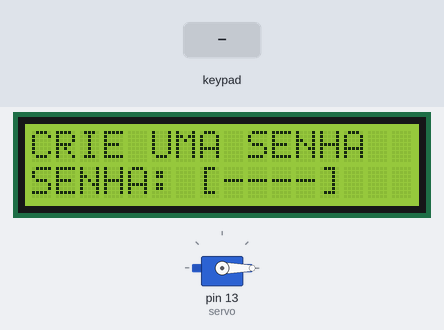
Recording of a sketch running on a simulated Arduino Uno, built with avr-gcc and run on an emulated ATmega328P. Parts: 16×2 character LCD, servo. Inputs (shaded band) come from the test bench.

Above: at 2.2 s.
2.3 s: keypad keys 9 8 7 6 pressed 0.4 s apart
At 5.4 s:
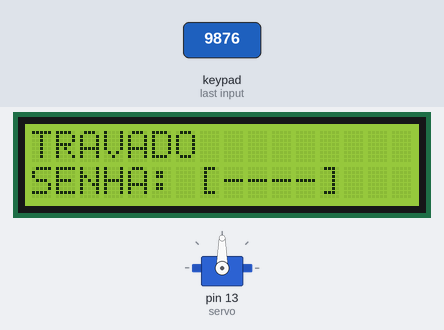
6.0 s: key '1' pressed
At 7.2 s:
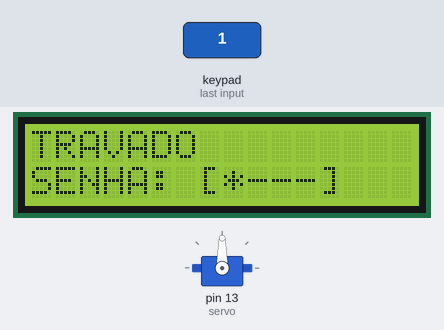
7.5 s: keypad keys 9 8 7 6 # pressed 0.4 s apart
At 10.3 s:
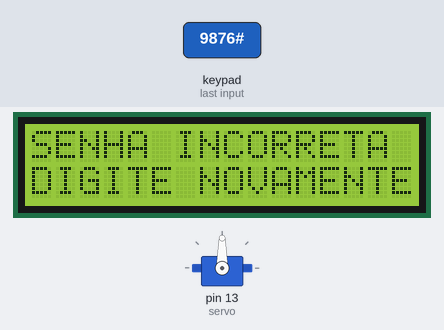
12.5 s: key '2' pressed
At 13.5 s:
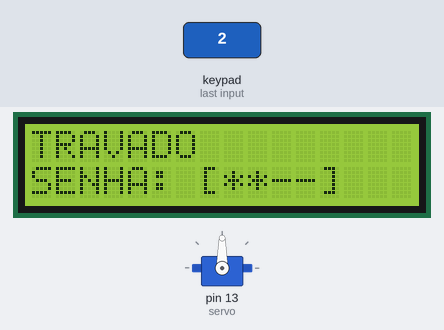
14.0 s: key '3' pressed
At 14.7 s:
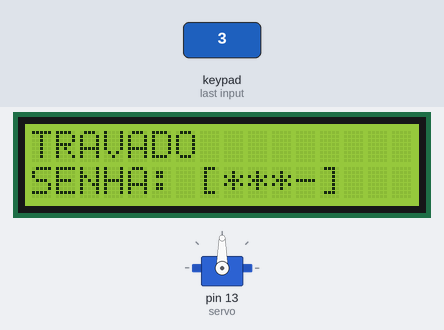
Timing chart, 0 to 16.5 s (numbered marks = the images above; inputs shaded):
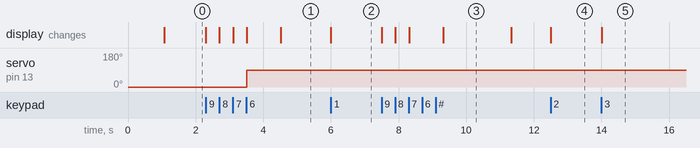

Measured:
- after the input at 2.3 s, servo on pin 13 (servo): 0° → 90° after 1.2 s; the display: first changes at once (image 1 shows a later state)
- after the input at 6.0 s, the display: changes at once (image 2)
- after the input at 7.5 s, the display: first changes at once (image 3 shows a later state)
- after the input at 12.5 s, the display: changes at once (image 4)
- after the input at 14.0 s, the display: changes at once (image 5)
- what the display in image 3 shows lasts 2.0 s, from 9.3 s to 11.3 s

The sketch:

sistema_de_fechadura_el_trica_com_teclado_e_display_lcd1.ino
```cpp
#include <LiquidCrystal.h>
#include <Keypad.h>
#include <Servo.h>
#include <string.h>

const int rs = A5, en = A4, d4 = A3, d5 = A2, d6 = A1, d7 = A0;
LiquidCrystal lcd(rs, en, d4, d5, d6, d7);

const byte Rows= 4;
const byte Cols= 4;

char key[Rows][Cols] =
{
 {'1','2','3','A'},
 {'4','5','6','B'},
 {'7','8','9','C'},
 {'*','0','#','D'}
};

byte rowPins [Rows] = {9,8,7,6};
byte colPins [Cols] = {5,4,3,2};
Keypad keypad = Keypad( makeKeymap(key), rowPins, colPins, Rows,
Cols );
const char caracteresAceitos[11] = "1234567890";

Servo servo;

char senhaSalva[5];
char senhaDigitada[5];
int cursor ;
bool comSenha = false;
bool travado = false;

void setup(){
  lcd.begin(16, 2);
  Serial.begin(9600);
  servo.attach(13);
  destravar();
}

void travar(){
  servo.write(90);
  travado = true;
  delay(1000);
}

void destravar(){
  servo.write(0);
  travado = false;
  delay(1000);
}

bool caracterAceito(char key){
  for (int i = 0; i < strlen(caracteresAceitos); i++){
    if(key == caracteresAceitos[i]){
      return true;
    }
  }
  return false;
}

void criarSenha(){
  lcd.clear();
  lcd.setCursor(0, 0);
  lcd.print("CRIE UMA SENHA");
  lcd.setCursor(0, 1);
  lcd.print("SENHA: [----]");
  int index = 0;
  while(index < 4){
    char key = keypad.getKey();
    if(caracterAceito(key)){
      senhaSalva[index] = key;
      lcd.setCursor(index+8, 1);
      lcd.print("*");
      index++;
    }
  }
  comSenha = true;
  travar();

}

void verificaSenha(){
  lcd.clear();
  lcd.setCursor(0, 0);
  lcd.print("TRAVADO");
  lcd.setCursor(0, 1);
  lcd.print("SENHA: [----]");
  int index = 0;
  while(index < 4){
    char key = keypad.getKey();
    if(caracterAceito(key)){
      senhaDigitada[index] = key;
      lcd.setCursor(index+8, 1);
      lcd.print("*");
      index++;
    }
  }
  delay(1000);
  if(!strcmp(senhaDigitada,senhaSalva)){
    lcd.clear();
    lcd.setCursor(0, 0);
    lcd.print("SENHA CORRETA");
    lcd.setCursor(0, 1);
    lcd.print("DESTRAVADO");
    destravar();
  }
  else{
    lcd.clear();
    lcd.setCursor(0, 0);
    lcd.print("SENHA INCORRETA");
    lcd.setCursor(0, 1);
    lcd.print("DIGITE NOVAMENTE");
    delay(1000);
  }
  delay(1000);
}

void resetarSenha(){
  comSenha = false;
}

void loop(){
  char key = keypad.getKey();

  if (!comSenha){
    criarSenha();
  }
  else {
    if (travado){
      verificaSenha();
    }
    else {
      lcd.clear();
      lcd.setCursor(0, 0);
      lcd.print("# - PARA TRAVAR");
      lcd.setCursor(0, 1);
      lcd.print("* - NOVA SENHA");
      char key = keypad.waitForKey();
      if (key == '#'){
        travar();
      }
      else if (key == '*'){
        resetarSenha();
      }
    }
  }
}
```
